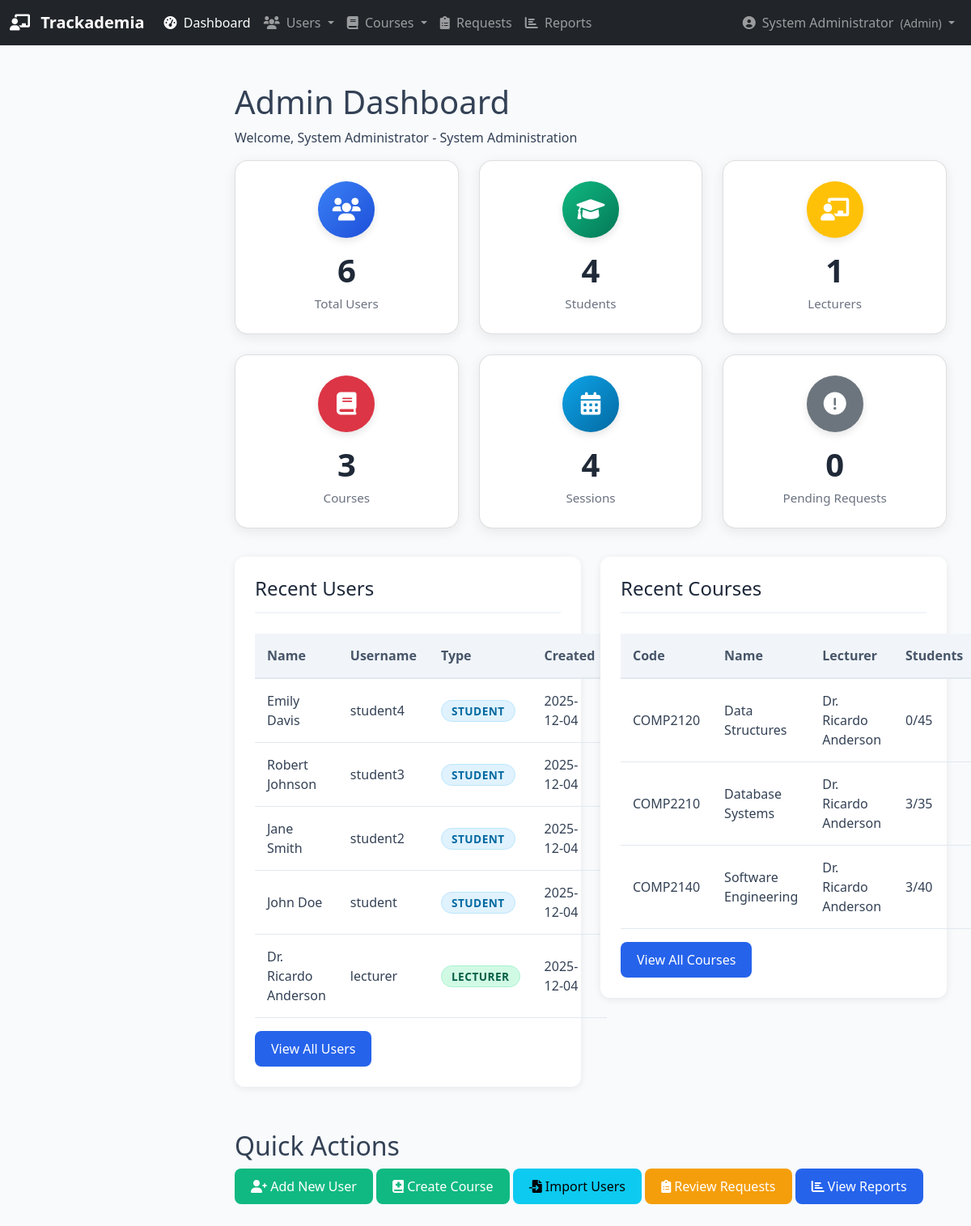
The page /admin/dashboard (signed in) on the database its author committed.
### database.py (models this page shows, shortened)
class User(db.Model):
    __tablename__ = 'users'
    id = db.Column(db.Integer, primary_key=True)
    username = db.Column(db.String(80), unique=True, nullable=False)
    password_hash = db.Column(db.String(200), nullable=False)
    name = db.Column(db.String(100), nullable=False)
    email = db.Column(db.String(120), unique=True, nullable=True)
    user_type = db.Column(db.String(20), nullable=False)  # 'admin', 'lecturer', or 'student'
    is_active = db.Column(db.Boolean, default=True)
    created_at = db.Column(db.DateTime, default=datetime.utcnow)

class Course(db.Model):
    __tablename__ = 'courses'
    id = db.Column(db.Integer, primary_key=True)
    name = db.Column(db.String(200), nullable=False)
    code = db.Column(db.String(50), unique=True)
    description = db.Column(db.Text, nullable=True)
    credits = db.Column(db.Integer, default=3)
    semester = db.Column(db.String(50))  # Fall 2024, Spring 2025, etc.
    max_capacity = db.Column(db.Integer, default=30)
    lecturer_id = db.Column(db.Integer, db.ForeignKey('lecturers.id'), nullable=False)
    is_active = db.Column(db.Boolean, default=True)
    created_at = db.Column(db.DateTime, default=datetime.utcnow)
    students = db.relationship('Student',
                              secondary=enrollments,
                              back_populates='courses')
    sessions = db.relationship('Session', backref='course', lazy=True)

### app.py (the view)
@app.route('/admin/dashboard')
def admin_dashboard():
    if flask_session.get('user_type') != 'admin':
        flash('Access denied. Admin privileges required.', 'error')
        return redirect(url_for('login'))
    total_users = db.session.query(User).count()
    total_students = db.session.query(Student).count()
    total_lecturers = db.session.query(Lecturer).count()
    total_courses = db.session.query(Course).count()
    total_sessions = db.session.query(SessionModel).count()
    pending_requests = db.session.query(RemovalRequest).filter_by(status='pending').count()
    recent_users = db.session.query(User).order_by(User.created_at.desc()).limit(5).all()
    recent_courses = db.session.query(Course).order_by(Course.created_at.desc()).limit(5).all()
    return render_template('admin_dashboard.html',
                         total_users=total_users,
                         total_students=total_students,
                         total_lecturers=total_lecturers,
                         total_courses=total_courses,
                         total_sessions=total_sessions,
                         pending_requests=pending_requests,
                         recent_users=recent_users,
                         recent_courses=recent_courses)

### app.py (called while the page is built)
@app.before_request
def require_login():
    allowed_routes = ['login', 'static']
    if request.endpoint not in allowed_routes and 'user_id' not in flask_session:
        return redirect(url_for('login'))

@app.context_processor
def inject_pending_requests():
    if flask_session.get('user_type') == 'admin':
        pending_count = db.session.query(RemovalRequest).filter_by(status='pending').count()
        return dict(pending_requests_count=pending_count)
    return dict(pending_requests_count=0)

### templates/admin_dashboard.html (shortened to what this page needs)
{% extends "base.html" %}
{% block content %}
<div class="dashboard-header">
    <h1>Admin Dashboard</h1>
    <p>Welcome, {{ session.name }} - System Administration</p>
</div>
<div class="dashboard-cards">
    <div class="card">
        <div class="card-icon bg-primary">
            <i class="fas fa-users"></i>
        </div>
        <h3>{{ total_users }}</h3>
        <p>Total Users</p>
    </div>
    <div class="card">
        <div class="card-icon bg-success">
            <i class="fas fa-graduation-cap"></i>
        </div>
        <h3>{{ total_students }}</h3>
        <p>Students</p>
    </div>
    <div class="card">
        <div class="card-icon bg-warning">
            <i class="fas fa-chalkboard-teacher"></i>
        </div>
        <h3>{{ total_lecturers }}</h3>
        <p>Lecturers</p>
    </div>
    <div class="card">
        <div class="card-icon bg-danger">
            <i class="fas fa-book"></i>
        </div>
        <h3>{{ total_courses }}</h3>
        <p>Courses</p>
    </div>
    <div class="card">
        <div class="card-icon bg-info">
            <i class="fas fa-calendar-alt"></i>
        </div>
        <h3>{{ total_sessions }}</h3>
        <p>Sessions</p>
    </div>
    <div class="card">
        <div class="card-icon bg-secondary">
            <i class="fas fa-exclamation-circle"></i>
        </div>
        <h3>{{ pending_requests }}</h3>
        <p>Pending Requests</p>
    </div>
</div>
<div class="row">
    <div class="col-md-6">
        <div class="table-container">
            <h2>Recent Users</h2>
            <table>
                <thead>
                    <tr>
                        <th>Name</th>
                        <th>Username</th>
                        <th>Type</th>
                        <th>Created</th>
                    </tr>
                </thead>
                <tbody>
                    {% for user in recent_users %}
                    <tr>
                        <td>{{ user.name }}</td>
                        <td>{{ user.username }}</td>
                        <td>
                            <span class="badge badge-{{ 'primary' if user.user_type == 'admin' else 'success' if user.user_type == 'lecturer' else 'info' }}">
                                {{ user.user_type|title }}
                            </span>
                        </td>
                        <td>{{ user.created_at.strftime('%Y-%m-%d') }}</td>
                    </tr>
                    {% endfor %}
                </tbody>
            </table>
            <a href="{{ url_for('admin_users') }}" class="btn btn-primary mt-3">View All Users</a>
        </div>
    </div>
    <div class="col-md-6">
        <div class="table-container">
            <h2>Recent Courses</h2>
            <table>
                <thead>
                    <tr>
                        <th>Code</th>
                        <th>Name</th>
                        <th>Lecturer</th>
                        <th>Students</th>
                    </tr>
                </thead>
                <tbody>
                    {% for course in recent_courses %}
                    <tr>
                        <td>{{ course.code }}</td>
                        <td>{{ course.name }}</td>
                        <td>{{ course.lecturer.user.name }}</td>
                        <td>{{ course.students|length }}/{{ course.max_capacity }}</td>
                    </tr>
                    {% endfor %}
                </tbody>
            </table>
            <a href="{{ url_for('admin_courses') }}" class="btn btn-primary mt-3">View All Courses</a>
        </div>
    </div>
</div>
<div class="quick-actions mt-4">
    <h2>Quick Actions</h2>
    <div class="action-buttons">
        <a href="{{ url_for('admin_create_user') }}" class="btn btn-success">
            <i class="fas fa-user-plus"></i> Add New User
        </a>
        <a href="{{ url_for('admin_create_course') }}" class="btn btn-success">
            <i class="fas fa-book-medical"></i> Create Course
        </a>
        <a href="{{ url_for('admin_import_users') }}" class="btn btn-info">
            <i class="fas fa-file-import"></i> Import Users
        </a>
        <a href="{{ url_for('admin_removal_requests') }}" class="btn btn-warning">
            <i class="fas fa-clipboard-list"></i> Review Requests
        </a>
        <a href="{{ url_for('admin_reports') }}" class="btn btn-primary">
            <i class="fas fa-chart-bar"></i> View Reports
        </a>
    </div>
</div>
{% endblock %}

### static/css/style.css (style rules this page uses)
:root { --primary-color: #2563eb; --secondary-color: #1e40af; --success-color: #10b981; --danger-color: #ef4444; --warning-color: #f59e0b; --background-color: #f8fafc; --sidebar-width: 260px; }
* { margin: 0; padding: 0; box-sizing: border-box; }
body { font-family: 'Segoe UI', Tahoma, Geneva, Verdana, sans-serif; background-color: var(--background-color); color: #334155; }
.dashboard-cards { display: grid; grid-template-columns: repeat(auto-fit, minmax(250px, 1fr)); gap: 20px; margin-bottom: 30px; }
.card { background: white; border-radius: 12px; padding: 25px; box-shadow: 0 2px 10px rgba(0, 0, 0, 0.08); transition: transform 0.3s ease; }
.card-icon { width: 60px; height: 60px; border-radius: 12px; display: flex; align-items: center; justify-content: center; margin-bottom: 20px; font-size: 24px; color: white; }
.bg-primary { background-color: var(--primary-color); }
.bg-success { background-color: var(--success-color); }
.bg-warning { background-color: var(--warning-color); }
.bg-danger { background-color: var(--danger-color); }
.card h3 { font-size: 2rem; font-weight: 600; margin-bottom: 5px; }
.card p { color: #64748b; font-size: 0.9rem; }
.table-container { background: white; border-radius: 12px; padding: 25px; box-shadow: 0 2px 10px rgba(0, 0, 0, 0.08); margin-bottom: 30px; }
.table-container h2 { margin-bottom: 20px; color: #1e293b; }
table { width: 100%; border-collapse: collapse; }
thead { background-color: #f1f5f9; }
th { padding: 15px; text-align: left; font-weight: 600; color: #475569; border-bottom: 2px solid #e2e8f0; }
td { padding: 15px; border-bottom: 1px solid #e2e8f0; }
.btn { padding: 10px 20px; border: none; border-radius: 8px; cursor: pointer; font-weight: 500; transition: all 0.3s ease; text-decoration: none; display: inline-block; }
.btn-primary { background-color: var(--primary-color); color: white; }
.btn-success { background-color: var(--success-color); color: white; }
.btn-warning { background-color: var(--warning-color); color: white; }
.badge { padding: 6px 12px; border-radius: 20px; font-size: 0.85rem; font-weight: 600; display: inline-block; text-transform: uppercase; letter-spacing: 0.5px; }
.badge-success { background-color: #d1fae5; color: #065f46; border: 1px solid #a7f3d0; }
.badge-info { background-color: #e0f2fe; color: #0369a1; border: 1px solid #bae6fd; }
.dashboard-cards { display: grid; grid-template-columns: repeat(auto-fit, minmax(220px, 1fr)); gap: 25px; margin-bottom: 35px; }
.card { background: white; border-radius: 16px; padding: 25px; box-shadow: 0 4px 15px rgba(0, 0, 0, 0.08); text-align: center; transition: all 0.3s ease; position: relative; overflow: hidden; }
.card::before { content: ''; position: absolute; top: 0; left: 0; width: 100%; height: 4px; }
.card-icon { width: 70px; height: 70px; border-radius: 50%; display: flex; align-items: center; justify-content: center; margin: 0 auto 20px; font-size: 28px; color: white; box-shadow: 0 4px 10px rgba(0,0,0,0.1); }
.card h3 { font-size: 2.5rem; font-weight: 700; margin: 0; color: #1f2937; line-height: 1; }
.card p { margin: 10px 0 0; color: #6b7280; font-size: 0.95rem; font-weight: 500; }
.bg-primary { background: linear-gradient(135deg, #3b82f6, #1d4ed8); }
.bg-success { background: linear-gradient(135deg, #10b981, #047857); }
.bg-info { background: linear-gradient(135deg, #0ea5e9, #0369a1); }
.table-container h2 { font-size: 1.5rem; color: #1e293b; margin-bottom: 25px; padding-bottom: 15px; border-bottom: 2px solid #f1f5f9; }

### rows shown on the page
User: name "Emily Davis", username "student4", user_type "STUDENT", created_at "2025-12-04"
User: name "Robert Johnson", username "student3", user_type "STUDENT", created_at "2025-12-04"
User: name "Jane Smith", username "student2", user_type "STUDENT", created_at "2025-12-04"
User: name "John Doe", username "student", user_type "STUDENT", created_at "2025-12-04"
User: name "Dr. Ricardo Anderson", username "lecturer", user_type "LECTURER", created_at "2025-12-04"
Course: code "COMP2120", name "Data Structures", lecturer.user.name "Dr. Ricardo Anderson", students|length "0", max_capacity "45"
Course: code "COMP2210", name "Database Systems", lecturer.user.name "Dr. Ricardo Anderson", students|length "3", max_capacity "35"
Course: code "COMP2140", name "Software Engineering", lecturer.user.name "Dr. Ricardo Anderson", students|length "3", max_capacity "40"

### other values the page prints
{{ session.name }} "System Administrator"
{{ session.user_type|title }} "Admin"
{{ total_users }} "6"
{{ total_students }} "4"
{{ total_lecturers }} "1"
{{ total_courses }} "3"
{{ total_sessions }} "4"
{{ pending_requests }} "0"
